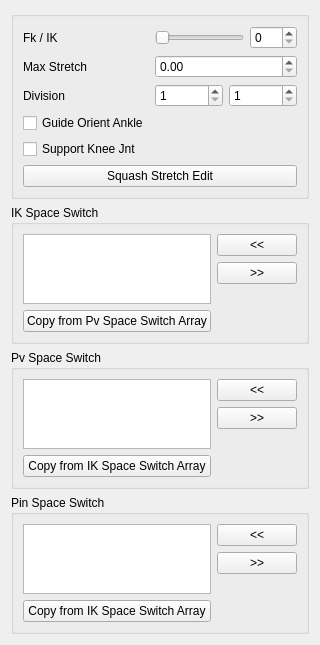
<?xml version="1.0" encoding="UTF-8"?>
<ui version="4.0">
 <class>Form</class>
 <widget class="QWidget" name="Form">
  <property name="geometry">
   <rect>
    <x>0</x>
    <y>0</y>
    <width>320</width>
    <height>607</height>
   </rect>
  </property>
  <property name="windowTitle">
   <string>Form</string>
  </property>
  <layout class="QVBoxLayout" name="verticalLayout">
   <item>
    <widget class="QGroupBox" name="groupBox">
     <property name="title">
      <string/>
     </property>
     <layout class="QGridLayout" name="gridLayout">
      <item row="1" column="0">
       <widget class="QLabel" name="label_2">
        <property name="text">
         <string>Max Stretch</string>
        </property>
       </widget>
      </item>
      <item row="0" column="0">
       <widget class="QLabel" name="label">
        <property name="text">
         <string>Fk / IK</string>
        </property>
       </widget>
      </item>
      <item row="5" column="0">
       <widget class="QCheckBox" name="guide_orient_ankle_checkBox">
        <property name="text">
         <string>Guide Orient Ankle</string>
        </property>
       </widget>
      </item>
      <item row="0" column="1">
       <widget class="QSlider" name="fk_ik_horizontalSlider">
        <property name="maximum">
         <number>100</number>
        </property>
        <property name="orientation">
         <enum>Qt::Horizontal</enum>
        </property>
       </widget>
      </item>
      <item row="0" column="2">
       <widget class="QSpinBox" name="fk_ik_spinBox">
        <property name="maximum">
         <number>100</number>
        </property>
       </widget>
      </item>
      <item row="2" column="0">
       <widget class="QLabel" name="label_3">
        <property name="text">
         <string>Division</string>
        </property>
       </widget>
      </item>
      <item row="2" column="1" colspan="2">
       <layout class="QHBoxLayout" name="horizontalLayout">
        <item>
         <widget class="QSpinBox" name="upper_division_spinBox">
          <property name="sizePolicy">
           <sizepolicy hsizetype="Expanding" vsizetype="Fixed">
            <horstretch>0</horstretch>
            <verstretch>0</verstretch>
           </sizepolicy>
          </property>
          <property name="minimum">
           <number>1</number>
          </property>
         </widget>
        </item>
        <item>
         <widget class="QSpinBox" name="lower_division_spinBox">
          <property name="sizePolicy">
           <sizepolicy hsizetype="Expanding" vsizetype="Fixed">
            <horstretch>0</horstretch>
            <verstretch>0</verstretch>
           </sizepolicy>
          </property>
          <property name="minimum">
           <number>1</number>
          </property>
         </widget>
        </item>
       </layout>
      </item>
      <item row="1" column="1" colspan="2">
       <widget class="QDoubleSpinBox" name="max_stretch_doubleSpinBox"/>
      </item>
      <item row="6" column="0">
       <widget class="QCheckBox" name="support_knee_jnt_checkBox">
        <property name="text">
         <string>Support Knee Jnt</string>
        </property>
       </widget>
      </item>
      <item row="7" column="0" colspan="3">
       <widget class="QPushButton" name="squash_stretch_pushButton">
        <property name="text">
         <string>Squash Stretch Edit</string>
        </property>
       </widget>
      </item>
     </layout>
    </widget>
   </item>
   <item>
    <widget class="QGroupBox" name="groupBox_4">
     <property name="title">
      <string>IK Space Switch</string>
     </property>
     <layout class="QGridLayout" name="gridLayout_4">
      <item row="2" column="1" rowspan="2">
       <spacer name="verticalSpacer_2">
        <property name="orientation">
         <enum>Qt::Vertical</enum>
        </property>
        <property name="sizeHint" stdset="0">
         <size>
          <width>20</width>
          <height>100</height>
         </size>
        </property>
       </spacer>
      </item>
      <item row="3" column="0">
       <widget class="QPushButton" name="pv_to_ik_space_switch_pushButton">
        <property name="text">
         <string>Copy from Pv Space Switch Array</string>
        </property>
       </widget>
      </item>
      <item row="0" column="1">
       <widget class="QPushButton" name="ik_space_switch_add_pushButton">
        <property name="text">
         <string>&lt;&lt;</string>
        </property>
       </widget>
      </item>
      <item row="1" column="1">
       <widget class="QPushButton" name="ik_space_switch_remove_pushButton">
        <property name="text">
         <string>&gt;&gt;</string>
        </property>
       </widget>
      </item>
      <item row="0" column="0" rowspan="3">
       <widget class="QListWidget" name="ik_space_switch_listWidget">
        <property name="sizePolicy">
         <sizepolicy hsizetype="Expanding" vsizetype="Maximum">
          <horstretch>0</horstretch>
          <verstretch>0</verstretch>
         </sizepolicy>
        </property>
       </widget>
      </item>
     </layout>
    </widget>
   </item>
   <item>
    <widget class="QGroupBox" name="groupBox_5">
     <property name="title">
      <string>Pv Space Switch</string>
     </property>
     <layout class="QGridLayout" name="gridLayout_5">
      <item row="0" column="0" rowspan="3">
       <widget class="QListWidget" name="pv_space_switch_listWidget">
        <property name="sizePolicy">
         <sizepolicy hsizetype="Expanding" vsizetype="Maximum">
          <horstretch>0</horstretch>
          <verstretch>0</verstretch>
         </sizepolicy>
        </property>
       </widget>
      </item>
      <item row="1" column="1">
       <widget class="QPushButton" name="pv_space_switch_remove_pushButton">
        <property name="text">
         <string>&gt;&gt;</string>
        </property>
       </widget>
      </item>
      <item row="0" column="1">
       <widget class="QPushButton" name="pv_space_switch_add_pushButton">
        <property name="text">
         <string>&lt;&lt;</string>
        </property>
       </widget>
      </item>
      <item row="3" column="0">
       <widget class="QPushButton" name="ik_to_pv_space_switch_pushButton">
        <property name="text">
         <string>Copy from IK Space Switch Array</string>
        </property>
       </widget>
      </item>
      <item row="2" column="1" rowspan="2">
       <spacer name="verticalSpacer_3">
        <property name="orientation">
         <enum>Qt::Vertical</enum>
        </property>
        <property name="sizeHint" stdset="0">
         <size>
          <width>20</width>
          <height>100</height>
         </size>
        </property>
       </spacer>
      </item>
     </layout>
    </widget>
   </item>
   <item>
    <widget class="QGroupBox" name="groupBox_6">
     <property name="title">
      <string>Pin Space Switch</string>
     </property>
     <layout class="QGridLayout" name="gridLayout_6">
      <item row="1" column="1">
       <widget class="QPushButton" name="pin_space_switch_remove_pushButton">
        <property name="text">
         <string>&gt;&gt;</string>
        </property>
       </widget>
      </item>
      <item row="0" column="1">
       <widget class="QPushButton" name="pin_space_switch_add_pushButton">
        <property name="text">
         <string>&lt;&lt;</string>
        </property>
       </widget>
      </item>
      <item row="0" column="0" rowspan="3">
       <widget class="QListWidget" name="pin_space_switch_listWidget">
        <property name="sizePolicy">
         <sizepolicy hsizetype="Expanding" vsizetype="Maximum">
          <horstretch>0</horstretch>
          <verstretch>0</verstretch>
         </sizepolicy>
        </property>
       </widget>
      </item>
      <item row="3" column="0">
       <widget class="QPushButton" name="ik_to_pin_space_switch_pushButton">
        <property name="text">
         <string>Copy from IK Space Switch Array</string>
        </property>
       </widget>
      </item>
      <item row="2" column="1" rowspan="2">
       <spacer name="verticalSpacer_4">
        <property name="orientation">
         <enum>Qt::Vertical</enum>
        </property>
        <property name="sizeHint" stdset="0">
         <size>
          <width>20</width>
          <height>100</height>
         </size>
        </property>
       </spacer>
      </item>
     </layout>
    </widget>
   </item>
  </layout>
 </widget>
 <resources/>
 <connections>
  <connection>
   <sender>fk_ik_horizontalSlider</sender>
   <signal>valueChanged(int)</signal>
   <receiver>fk_ik_spinBox</receiver>
   <slot>setValue(int)</slot>
   <hints>
    <hint type="sourcelabel">
     <x>206</x>
     <y>29</y>
    </hint>
    <hint type="destinationlabel">
     <x>289</x>
     <y>29</y>
    </hint>
   </hints>
  </connection>
  <connection>
   <sender>fk_ik_spinBox</sender>
   <signal>valueChanged(int)</signal>
   <receiver>fk_ik_horizontalSlider</receiver>
   <slot>setValue(int)</slot>
   <hints>
    <hint type="sourcelabel">
     <x>289</x>
     <y>29</y>
    </hint>
    <hint type="destinationlabel">
     <x>206</x>
     <y>29</y>
    </hint>
   </hints>
  </connection>
 </connections>
</ui>
